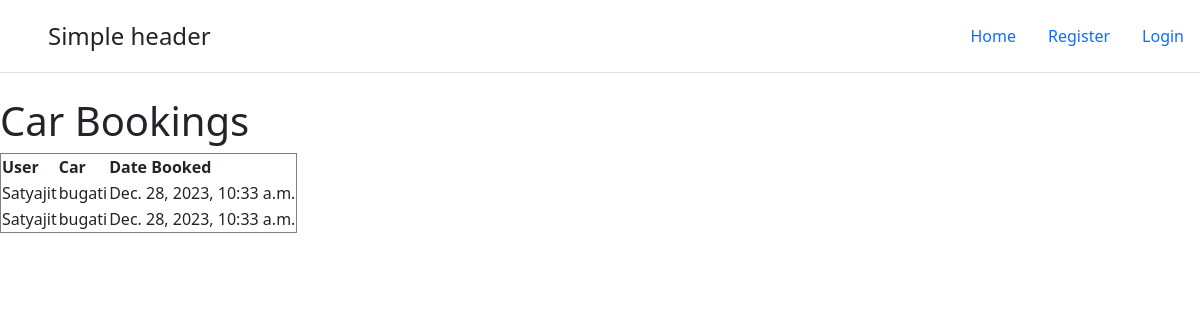
Page /view_bookings/ on the earlier database version.
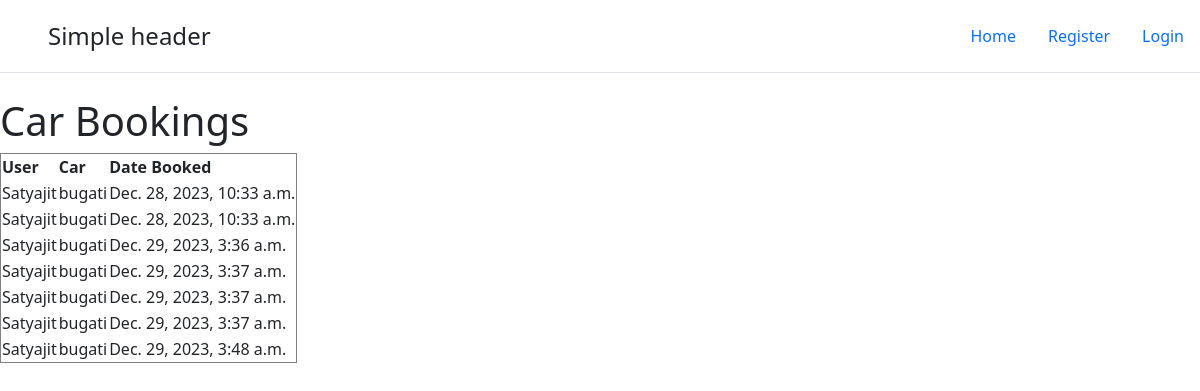
Same page on the later database version.
### car_app/models.py (models this page shows, shortened)
class Booking(models.Model):
    user = models.ForeignKey(UserMaster, on_delete=models.CASCADE)
    car = models.ForeignKey(Car, on_delete=models.CASCADE)
    date_booked = models.DateTimeField(auto_now_add=True)

class UserMaster(models.Model):
    ROLE_CHOICES = (
        (0, 'User'),
        (1, 'Admin'),
    )
    name = models.CharField(max_length = 100)
    email = models.EmailField(unique=True)
    phone_number = models.CharField(max_length=15)
    password = models.CharField(max_length = 10)
    role = models.IntegerField(choices=ROLE_CHOICES, default=0)

class Car(models.Model):
    name = models.CharField(max_length=100)
    model = models.CharField(max_length=50)
    year = models.IntegerField()
    price = models.IntegerField()
    delete_flag = models.BooleanField(default=False)

### car_app/views.py (the view)
# urls.py: path('view_bookings/', v.view_bookings, name='view_bookings'),
def view_bookings(request):
    bookings = Booking.objects.all()
    return render(request, 'booking.html', {'bookings': bookings})

### car_app/templates/booking.html (shortened to what this page needs)
<!DOCTYPE html>
<html lang="en">
<head>
</head>
<body>
    {% include "includes/header.html" %}
    <h1>Car Bookings</h1>
    <table border="1">
        <tr>
            <th>User</th>
            <th>Car</th>
            <th>Date Booked</th>
        </tr>
        {% for booking in bookings %}
        <tr>
            <td>{{ booking.user.name }}</td>
            <td>{{ booking.car.name }}</td>
            <td>{{ booking.date_booked }}</td>
        </tr>
        {% endfor %}
    </table>
</body>
</html>

### car_app/templates/includes/header.html (shortened to what this page needs)
<!DOCTYPE html>
<html lang="en">
  <head>
    <link
      href="https://cdn.jsdelivr.net/npm/bootstrap@5.3.2/dist/css/bootstrap.min.css"
      rel="stylesheet"
    />
  </head>
  <body>
    <header
      class="d-flex flex-wrap justify-content-center py-3 mb-4 border-bottom"
    >
      <a
        href="/"
        class="d-flex align-items-center mb-3 mb-md-0 me-md-auto text-dark text-decoration-none"
      >
        <svg class="bi me-2" width="40" height="32">
          <use xlink:href="#bootstrap"></use>
        </svg>
        <span class="fs-4">Simple header</span>
      </a>
      <ul class="nav nav-pills">
        <li class="nav-item">
          <a href="/" class="nav-link" aria-current="page">Home</a>
        </li>
        <li class="nav-item"><a href="/register" class="nav-link" id="register">Register</a></li>
        <li class="nav-item"><a href="/login/page/" class="nav-link" id="login">Login</a></li>
      </ul>
    </header>
  </body>
</html>

Differences in the rows shown:
added Booking: user.name "Satyajit", car.name "bugati", date_booked "Dec. 29, 2023, 3:36 a.m."
added Booking: user.name "Satyajit", car.name "bugati", date_booked "Dec. 29, 2023, 3:37 a.m."
added Booking: user.name "Satyajit", car.name "bugati", date_booked "Dec. 29, 2023, 3:37 a.m."
added Booking: user.name "Satyajit", car.name "bugati", date_booked "Dec. 29, 2023, 3:37 a.m."
added Booking: user.name "Satyajit", car.name "bugati", date_booked "Dec. 29, 2023, 3:48 a.m."
